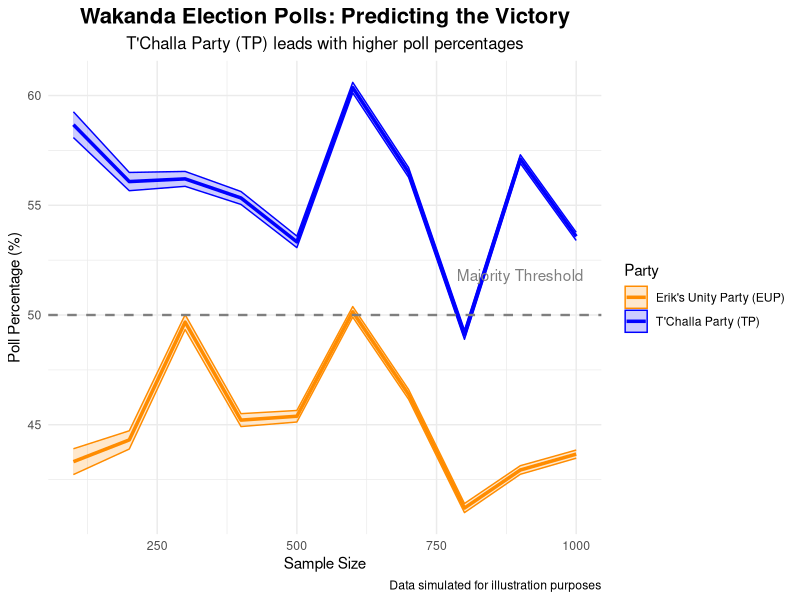

R code for this plot:
library(ggplot2)

set.seed(123)
sample_size = seq(100,1000,100)
erik = rnorm(length(sample_size), mean = 45, sd = 3)
tchalla = rnorm(length(sample_size), mean = 55, sd = 3)
moe = 1.96 * (3/sqrt(sample_size))

# Makin a data frame
poll_data = data.frame(
  SampleSize = rep(sample_size, 2),
  PollMean = c(tchalla, erik),
  MarginOfError = rep(moe, 2),
  Party = rep(c("T'Challa Party (TP)", "Erik's Unity Party (EUP)"), each = length(sample_size)),
  LowerBound = c(tchalla - moe, erik - moe),
  UpperBound = c(tchalla + moe, erik + moe)
)

# Plotting
ggplot(poll_data, aes(x = SampleSize, y = PollMean, color = Party, fill = Party)) +
  geom_line(size = 1.2) +
  geom_ribbon(aes(ymin = LowerBound, ymax = UpperBound), alpha = 0.2) +
  scale_color_manual(values = c("T'Challa Party (TP)" = "blue", "Erik's Unity Party (EUP)" = "darkorange")) +
  scale_fill_manual(values = c("T'Challa Party (TP)" = "blue", "Erik's Unity Party (EUP)" = "darkorange")) +
  labs(
    title = "Wakanda Election Polls: Predicting the Victory",
    subtitle = "T'Challa Party (TP) leads with higher poll percentages",
    x = "Sample Size",
    y = "Poll Percentage (%)",
    caption = "Data simulated for illustration purposes"
  ) +
  theme_minimal() +
  theme(
    plot.title = element_text(hjust = 0.5, size = 16, face = "bold"),
    plot.subtitle = element_text(hjust = 0.5, size = 12)
  ) +
  geom_hline(yintercept = 50, linetype = "dashed", color = "gray50", size = 0.8) +
  annotate("text", x = 900, y = 51, label = "Majority Threshold", color = "gray50", vjust = -1)
